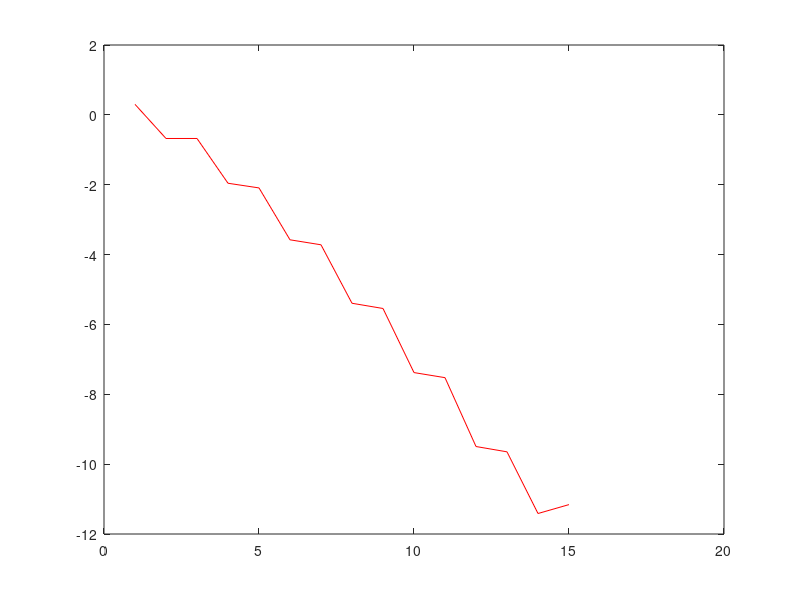

The MATLAB source for this figure:
clear all;
a = -pi/2;
b = pi/2;
k = 1000;
h = (b-a)/(k-1);

x = a:h:b;
y = sin(x);
XN(1) = x(1);
YN(1) = y(1);
m = 15;
for i = 1:m
    W = vander(XN);
    A = inv(W) * YN';
    p = polyval(A, x);
    pogr(i) = max(abs(y-p));
    hx = (b-a)/i;
    for j = 1:i
        XN(j+1) = XN(j) + hx + rand() * 0.001;
    end
    YN = sin(XN);
    plot(x, abs(y-p), 'b')
    pause;
end

plot(log10(pogr), 'r')
rand(10)
pause;